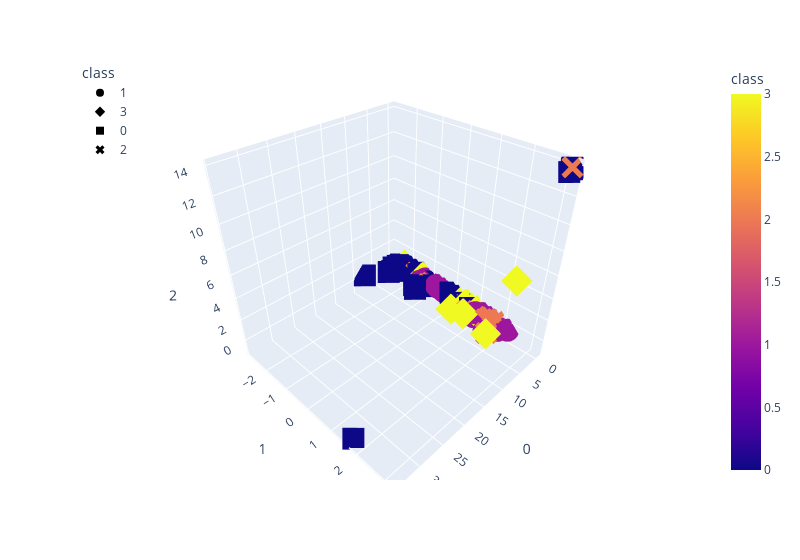

The cell this chart's notebook holds for it:
### Code cell
import plotly.express as px
fig = px.scatter_3d(
    clusters,
    x=0,
    y=1,
    z=2,
    color="class",
    symbol="class",
    width=800,
)
fig.update_layout(legend=dict(x=0, y=1))
fig.show()
